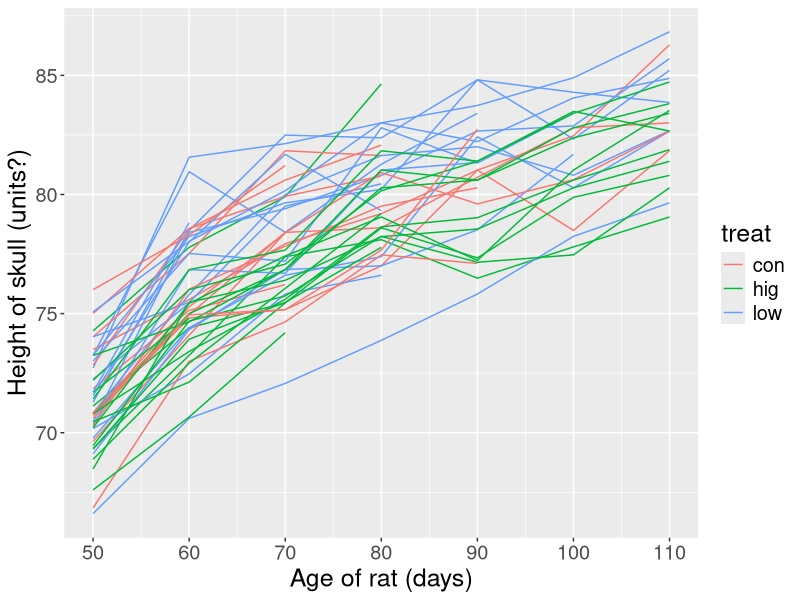
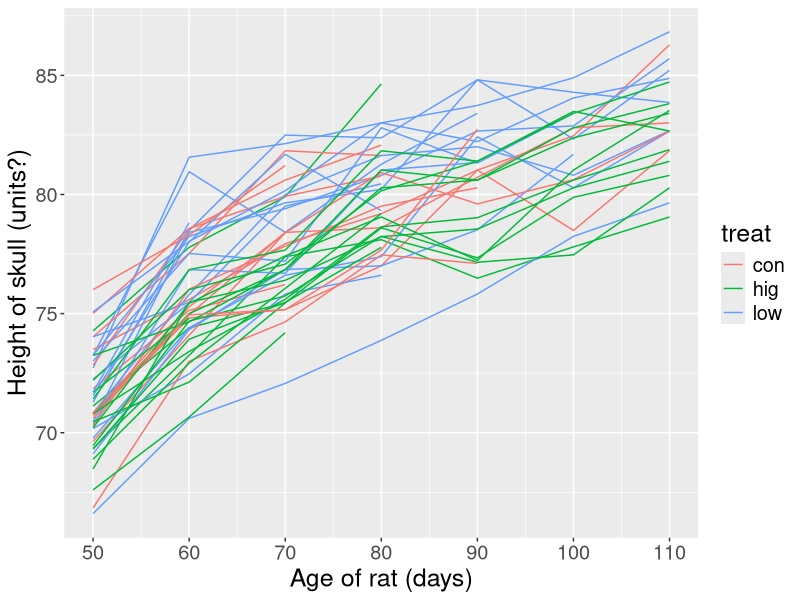

Source code (R) for these figures, in order:

# This is what an R script looks like. I'm writing a little bit of background
# using the comment character "#". Text is highlighted differently than in an 
# .Rmd file. To me, the way that the text is colored in an R script draws my eyes 
# immediately to the R code, whereas in an Rmd file both prose and code are 
# highlighted similarly.
  
# Let's practice working in an R script and saving our output using the rat data
# that was introducted at the beginning of today. 

# 1. First load the data. This will be a slightly different process than running
# a code chunk in a notebook. To run a line of code in an R script, put your cursor
# on the line of code that you want to run, then press *Cmd+Enter* (*Ctrl+Enter* 
# on Windows). This will run the line of code *and* move your cursor down to the 
# next line of code. Run both lines of code:

library(tidyverse);
rat_data <- read_csv("rats.csv",
                     col_types = cols(rat = col_character()));

# Notice that I don't need to provide a working
# directory because both the R script and the rats.csv file are associated 
# with my project. This also makes my code friendlier for sharing with others. 

# 2. Now run the next line of code the same way. Since all of the code in the line 
# below belongs to a single command, you can put your cursor on any of the lines
# and type *Cmd+Enter* (*Ctrl+Enter* on Windows) to run it. 

ggplot(rat_data) +
  geom_line(aes(x = age, 
                y = response, 
                group = rat, 
                color = treat)) + 
  scale_y_continuous(name = "Height of skull (units?)") + 
  scale_x_continuous(name = "Age of rat (days)", 
                     breaks = seq(50, 110, by = 10)) + 
  theme(text = element_text(size = 18));

# A plot should have come up. I've used the scale_x_continuous functions to 
# change the labels of the axes and the units that are shown. There is a 
# scale_<aesthetic>_<continous/discrete> function for all combinations of any 
# aesthetic (x, y, color, fill, linetype, etc), both continuous and discrete. 

# If you ever see a function that is new to your or that you have questions about, 
# you can always type '?<function_name>' in the R console to pull up its help page. 


# 3. If you run the code below, R will save the most recent ggplot that you created
# into an external file named 'rats_spaghetti.pdf'. Go ahead and run the code
# below now. Then check the folder where your project lives to confirm that a 
# new pdf was created

ggsave(filename = "rats_spaghetti.pdf", device = "pdf", height = 8, width = 12, units = "in");


# 4. If you want to write a dataset to file, you can use the write_csv function:
# Here I am creating a new version of rat_data that has an added column: the age
# of the rat in months. After creating this new version, run the next line of code
# to write your new dataset to a file named 'rat_data_new.csv'. 

rat_data <- 
  rat_data %>%
  mutate(age_months = age / (365.25/12));
write_csv(x = rat_data, path = "rat_data_new.csv");


#' I've saved the best news for last: you can also knit a standard `R` script just
#' like an `.Rmd` notebook!
#' 
#' Try it now! Press *Cmd+Shift+K* (*Ctrl+Shift+K*), choose the format that you'd
#' like to knit the document into, and select 'Compile'. The pdf option may not 
#' work on your computer if you don't have a Tex installation; the html format should
#' still work. 
#' 
#' Notice that instead of " # " at the beginning of each line, 
#' I'm now using " #' " (starting at line 65). R does not care about this 
#' difference, because both look like comments to it. But when you *knit* the
#' document, these lines will be formatted like text. In your knitted documnet, 
#' compare the look and style of the comments at the beginning to the these 
#' formatted comments. 
#' 
#' Finally, you can add a title, author, and date to your knitted R script, just
#' like a notebook. Fill in the empty strings here:
#' 
#'  
#' ---
#' title: "3: Saving your work"
#' author: ""
#' date: ""
#' ---
#' 
#' If you have finished everything and have some time remaining, read the following
#' articles by Jenny Bryan:
#' 
#' 
#' Render an R script
#' 
#' https://happygitwithr.com/r-test-drive.html
#' 
#' 
#  Project-oriented workflow in `R`:
#'  
#' https://www.tidyverse.org/articles/2017/12/workflow-vs-script/
#'  
#'  








